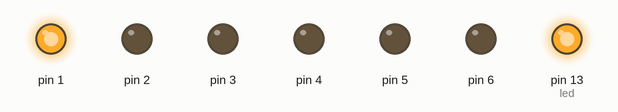
This sketch was run on a simulated Arduino Uno, built with avr-gcc and run on an emulated ATmega328P. Parts: output pins drawn as LEDs (lit = HIGH).

Above: at 0.1 s.
At 0.5 s:
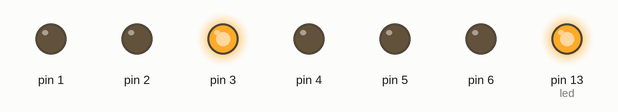
At 0.9 s:
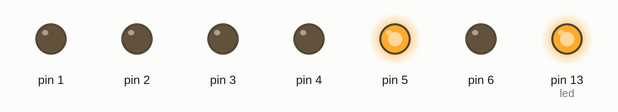
At 1.1 s:
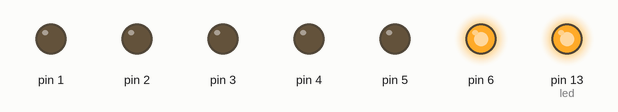
At 1.9 s:
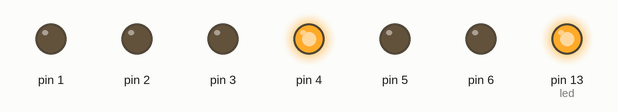
At 2.7 s:
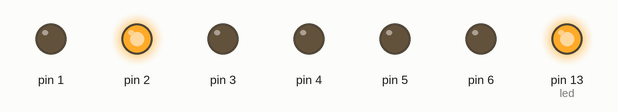
Timing chart, 0 to 3.0 s (numbered marks = the images above):
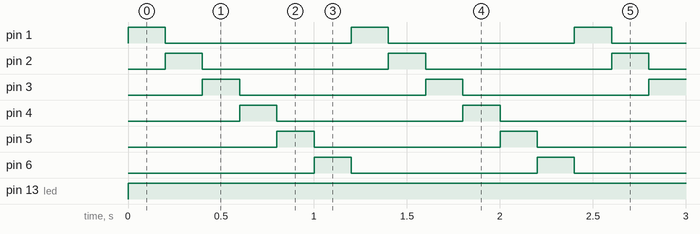

Measured:
- by itself, pin 1–6: alternates HIGH for 0.20 s and LOW for 1.0 s
- by itself, pin 13 (led): LOW → HIGH at 0.00 s
- by itself, everything shown: repeats every 1.2 s, in 6 steps

The sketch:

array_of_led.ino
```cpp
int led = 13;
int array[5];
int i = 1;

void setup() {
  // put your setup code here, to run once:
  //PIN 13 has an LED connected
  for(i = 1; i<7;i++){
    pinMode(i,OUTPUT);
  }
  pinMode(led, OUTPUT);


}

void loop() {
  // put your main code here, to run repeatedly:
  for(i=1;i<7;i++){
  digitalWrite(i,HIGH);
  digitalWrite(led,HIGH);
  delay(200);
  digitalWrite(i,LOW);
  digitalWrite(led,LOW);
  }


}
```
